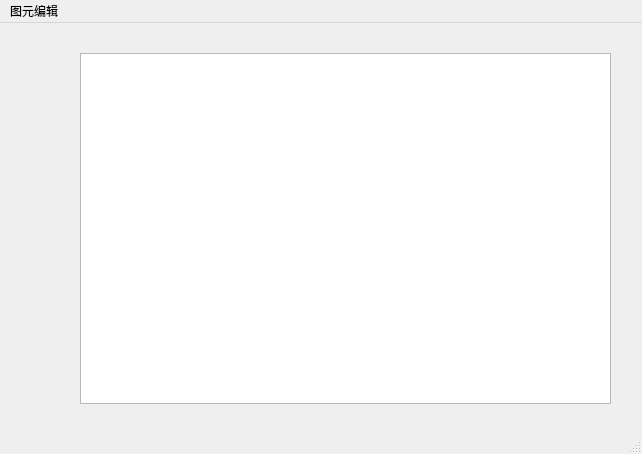
<?xml version="1.0" encoding="UTF-8"?>
<ui version="4.0">
 <class>MainWindow</class>
 <widget class="QMainWindow" name="MainWindow">
  <property name="geometry">
   <rect>
    <x>0</x>
    <y>0</y>
    <width>642</width>
    <height>454</height>
   </rect>
  </property>
  <property name="windowTitle">
   <string>MainWindow</string>
  </property>
  <widget class="QWidget" name="centralwidget">
   <widget class="QGraphicsView" name="graphicsView">
    <property name="geometry">
     <rect>
      <x>80</x>
      <y>30</y>
      <width>531</width>
      <height>351</height>
     </rect>
    </property>
   </widget>
  </widget>
  <widget class="QMenuBar" name="menubar">
   <property name="geometry">
    <rect>
     <x>0</x>
     <y>0</y>
     <width>642</width>
     <height>21</height>
    </rect>
   </property>
   <widget class="QMenu" name="menu">
    <property name="title">
     <string>图元编辑</string>
    </property>
    <addaction name="actioncreate_rectangle"/>
   </widget>
   <addaction name="menu"/>
  </widget>
  <widget class="QStatusBar" name="statusbar"/>
  <action name="actioncreate_rectangle">
   <property name="text">
    <string>创建矩形</string>
   </property>
  </action>
  <action name="action">
   <property name="text">
    <string>&amp;</string>
   </property>
  </action>
 </widget>
 <resources/>
 <connections/>
</ui>
